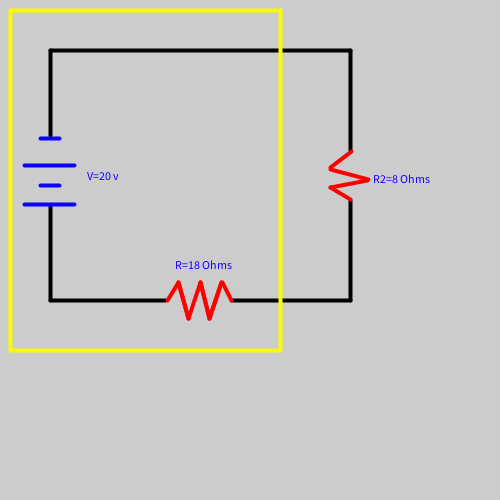
Frame 1 (no input)
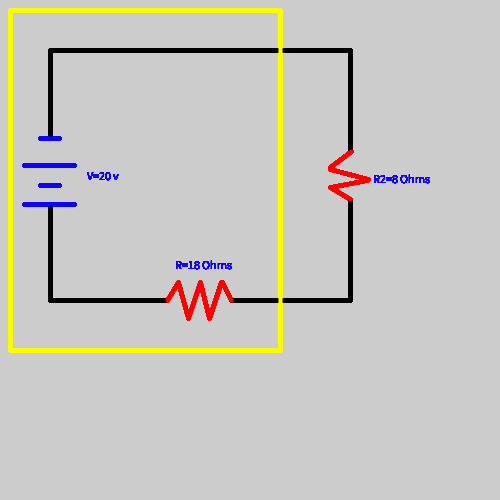
Frame 60 (the mouse pressed at the canvas centre just before this capture)
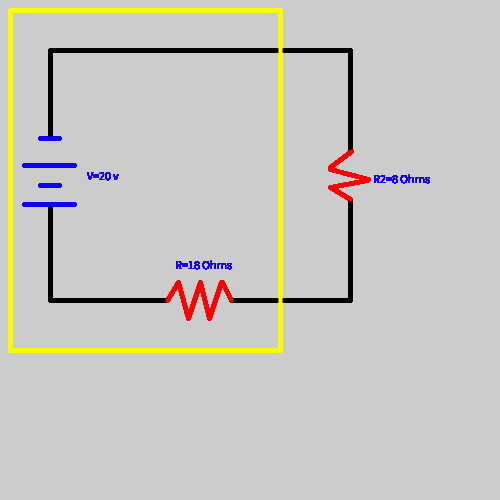
Frame 120 (the mouse held since frame 60 and released just before this capture)

The Processing sketch that drew these frames (run headless with seeded random() and noise(); from frame 60 on, the mouse is pressed at the canvas centre):

// Processing sketch: processing_123136
// ── processing_123136.pde

/*
Roberto Holguin Barragan 11060625
Sergio  Alonso Herrera Perez 11060799 
*/
 
void setup(){
  size(500,500);}
void draw(){
 
  //variabes
  int v=20;
  int r=18;
  int r2=8;
 
 
 
 
stroke(0, 0, 0);
strokeWeight(4);
//SUP
line(50,50,350,50);
//INF
line(50,300,165,300);
line(231,300,350,300);
//IZQ
line(50,50,50,135);
line(50,205,50,300);
//DER
line(350,50,350,150);
line(350,200,350,300);
//BAT
stroke(11, 3, 252);
fill(17, 0, 255);
text("V="+v+" v",87,180);
line(40,138,59,138);
line(24,165,74,165);
line(24,204,74,204);
line(40,185,59,185);
//CAP
fill(17, 0, 255);
stroke(255, 0, 0);
text("R2="+r2+" Ohms",373,183);
line(330,187,367,180);
line(330,167,351,151);
line(188,318,178,282);
line(368,179,330,169);
line(209,318,200,282);
line(209,318,221,282);
line(330,187,350,199);
//RES
fill(17, 0, 255);
stroke(255, 0, 0);
text("R="+r+" Ohms",175,269);
line(167,300,178,282);
line(188,318,178,282);
line(188,318,200,282);
line(209,318,200,282);
line(209,318,221,282);
line(231,300,222,282);
//RES
fill(216, 230, 21);
stroke(250, 250, 5);
line(10,10,10,350);
line(280,10,280,350);
line(10,10,280,10);
line(10,350,280,350);  
 
}
